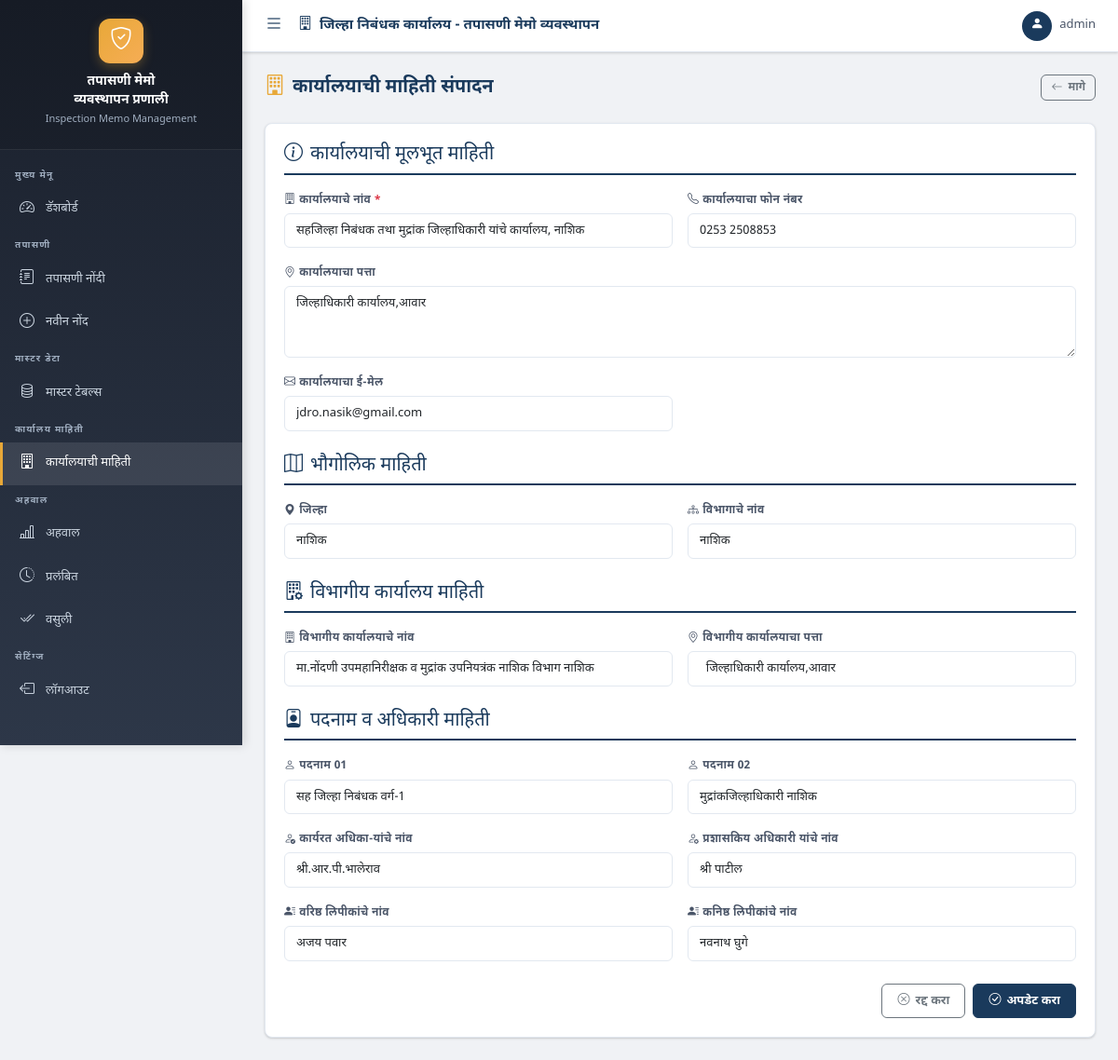
Screenshot of /office-info/create/ (signed in) with the database file from the repository.
### inspection/models.py (models this page shows, shortened)
class OfficeInformation(models.Model):
    office_name = models.CharField(max_length=255, verbose_name="कार्यालयाचे नांव")
    office_address = models.TextField(verbose_name="कार्यालयाचा पत्ता", blank=True, null=True)
    office_email = models.EmailField(verbose_name="कार्यालयाचा ई-मेल", blank=True, null=True)
    office_phone = models.CharField(max_length=20, verbose_name="कार्यालयाचा फोन नंबर", blank=True, null=True)
    district = models.CharField(max_length=100, verbose_name="जिल्हा", blank=True, null=True)
    division_name = models.CharField(max_length=255, verbose_name="विभागाचे नांव", blank=True, null=True)
    divisional_office_name = models.CharField(max_length=255, verbose_name="विभागीय कार्यालयाचे नांव", blank=True, null=True)
    divisional_office_address = models.TextField(verbose_name="विभागीय कार्यालयाचा पत्ता", blank=True, null=True)
    designation_01 = models.CharField(max_length=255, verbose_name="पदनाम 01", blank=True, null=True)
    designation_02 = models.CharField(max_length=255, verbose_name="पदनाम 02", blank=True, null=True)
    working_officer_name = models.CharField(max_length=255, verbose_name="कार्यरत अधिका-यांचे नांव", blank=True, null=True)
    administrative_officer_name = models.CharField(max_length=255, verbose_name="प्रशासकिय अधिकारी यांचे नांव", blank=True, null=True)
    senior_clerk_name = models.CharField(max_length=255, verbose_name="वरिष्ठ लिपीकांचे नांव", blank=True, null=True)
    junior_clerk_name = models.CharField(max_length=255, verbose_name="कनिष्ठ लिपीकांचे नांव", blank=True, null=True)
    is_active = models.BooleanField(default=True, verbose_name="सक्रिय")
    created_at = models.DateTimeField(auto_now_add=True)
    updated_at = models.DateTimeField(auto_now=True)
    class Meta:
        verbose_name = "कार्यालयाची माहिती"
        verbose_name_plural = "कार्यालयाची माहिती"
        ordering = ['-created_at']

### inspection/views.py (the view, shortened to what this page needs)
# urls.py: path('office-info/create/', views.office_info_create, name='office_info_create'),
@login_required
def office_info_create(request):
    office = OfficeInformation.objects.first()
    context = {'office': office}
    return render(request, 'inspection/office_info_form.html', context)

### templates/inspection/office_info_form.html (shortened to what this page needs)
{% extends 'base.html' %}
{% block content %}
<div class="page-header">
    <h2><i class="bi bi-building"></i> {% if office %}कार्यालयाची माहिती संपादन{% else %}नवीन कार्यालयाची माहिती{% endif %}</h2>
    <div class="d-flex gap-2">
        <a href="{% url 'office_info_list' %}" class="btn btn-outline-secondary btn-sm">
            <i class="bi bi-arrow-left"></i> मागे
        </a>
    </div>
</div>
<div class="card">
    <div class="card-body">
        <form method="post">
            <div class="mb-4">
                <h5 class="mb-3" style="color: var(--primary); border-bottom: 2px solid var(--primary); padding-bottom: 8px;">
                    <i class="bi bi-info-circle me-2"></i>कार्यालयाची मूलभूत माहिती
                </h5>
                <div class="row g-3">
                    <div class="col-md-6">
                        <label class="form-label">
                            <i class="bi bi-building me-1"></i>कार्यालयाचे नांव <span class="text-danger">*</span>
                        </label>
                        <input type="text" name="office_name" class="form-control" required
                               value="{% if office %}{{ office.office_name }}{% endif %}"
                               placeholder="कार्यालयाचे नांव प्रविष्ट करा">
                    </div>
                    <div class="col-md-6">
                        <label class="form-label">
                            <i class="bi bi-telephone me-1"></i>कार्यालयाचा फोन नंबर
                        </label>
                        <input type="text" name="office_phone" class="form-control"
                               value="{% if office %}{{ office.office_phone }}{% endif %}"
                               placeholder="फोन नंबर प्रविष्ट करा">
                    </div>
                    <div class="col-md-12">
                        <label class="form-label">
                            <i class="bi bi-geo-alt me-1"></i>कार्यालयाचा पत्ता
                        </label>
                        <textarea name="office_address" class="form-control" rows="3"
                                  placeholder="कार्यालयाचा पत्ता प्रविष्ट करा">{% if office %}{{ office.office_address }}{% endif %}</textarea>
                    </div>
                    <div class="col-md-6">
                        <label class="form-label">
                            <i class="bi bi-envelope me-1"></i>कार्यालयाचा ई-मेल
                        </label>
                        <input type="email" name="office_email" class="form-control"
                               value="{% if office %}{{ office.office_email }}{% endif %}"
                               placeholder="ई-मेल प्रविष्ट करा">
                    </div>
                </div>
            </div>
            <div class="mb-4">
                <h5 class="mb-3" style="color: var(--primary); border-bottom: 2px solid var(--primary); padding-bottom: 8px;">
                    <i class="bi bi-map me-2"></i>भौगोलिक माहिती
                </h5>
                <div class="row g-3">
                    <div class="col-md-6">
                        <label class="form-label">
                            <i class="bi bi-geo-alt-fill me-1"></i>जिल्हा
                        </label>
                        <input type="text" name="district" class="form-control"
                               value="{% if office %}{{ office.district }}{% endif %}"
                               placeholder="जिल्हा प्रविष्ट करा">
                    </div>
                    <div class="col-md-6">
                        <label class="form-label">
                            <i class="bi bi-diagram-3 me-1"></i>विभागाचे नांव
                        </label>
                        <input type="text" name="division_name" class="form-control"
                               value="{% if office %}{{ office.division_name }}{% endif %}"
                               placeholder="विभागाचे नांव प्रविष्ट करा">
                    </div>
                </div>
            </div>
            <div class="mb-4">
                <h5 class="mb-3" style="color: var(--primary); border-bottom: 2px solid var(--primary); padding-bottom: 8px;">
                    <i class="bi bi-building-gear me-2"></i>विभागीय कार्यालय माहिती
                </h5>
                <div class="row g-3">
                    <div class="col-md-6">
                        <label class="form-label">
                            <i class="bi bi-building me-1"></i>विभागीय कार्यालयाचे नांव
                        </label>
                        <input type="text" name="divisional_office_name" class="form-control"
                               value="{% if office %}{{ office.divisional_office_name }}{% endif %}"
                               placeholder="विभागीय कार्यालयाचे नांव प्रविष्ट करा">
                    </div>
                    <div class="col-md-6">
                        <label class="form-label">
                            <i class="bi bi-geo-alt me-1"></i>विभागीय कार्यालयाचा पत्ता
                        </label>
                        <input type="text" name="divisional_office_address" class="form-control"
                               value="{% if office %}{{ office.divisional_office_address }}{% endif %}"
                               placeholder="विभागीय कार्यालयाचा पत्ता प्रविष्ट करा">
                    </div>
                </div>
            </div>
            <div class="mb-4">
                <h5 class="mb-3" style="color: var(--primary); border-bottom: 2px solid var(--primary); padding-bottom: 8px;">
                    <i class="bi bi-person-badge me-2"></i>पदनाम व अधिकारी माहिती
                </h5>
                <div class="row g-3">
                    <div class="col-md-6">
                        <label class="form-label">
                            <i class="bi bi-person me-1"></i>पदनाम 01
                        </label>
                        <input type="text" name="designation_01" class="form-control"
                               value="{% if office %}{{ office.designation_01 }}{% endif %}"
                               placeholder="पदनाम 01 प्रविष्ट करा">
                    </div>
                    <div class="col-md-6">
                        <label class="form-label">
                            <i class="bi bi-person me-1"></i>पदनाम 02
                        </label>
                        <input type="text" name="designation_02" class="form-control"
                               value="{% if office %}{{ office.designation_02 }}{% endif %}"
                               placeholder="पदनाम 02 प्रविष्ट करा">
                    </div>
                    <div class="col-md-6">
                        <label class="form-label">
                            <i class="bi bi-person-check me-1"></i>कार्यरत अधिका-यांचे नांव
                        </label>
                        <input type="text" name="working_officer_name" class="form-control"
                               value="{% if office %}{{ office.working_officer_name }}{% endif %}"
                               placeholder="कार्यरत अधिका-यांचे नांव प्रविष्ट करा">
                    </div>
                    <div class="col-md-6">
                        <label class="form-label">
                            <i class="bi bi-person-gear me-1"></i>प्रशासकिय अधिकारी यांचे नांव
                        </label>
                        <input type="text" name="administrative_officer_name" class="form-control"
                               value="{% if office %}{{ office.administrative_officer_name }}{% endif %}"
                               placeholder="प्रशासकिय अधिकारी यांचे नांव प्रविष्ट करा">
                    </div>
                    <div class="col-md-6">
                        <label class="form-label">
                            <i class="bi bi-person-lines-fill me-1"></i>वरिष्ठ लिपीकांचे नांव
                        </label>
                        <input type="text" name="senior_clerk_name" class="form-control"
                               value="{% if office %}{{ office.senior_clerk_name }}{% endif %}"
                               placeholder="वरिष्ठ लिपीकांचे नांव प्रविष्ट करा">
                    </div>
                    <div class="col-md-6">
                        <label class="form-label">
                            <i class="bi bi-person-lines-fill me-1"></i>कनिष्ठ लिपीकांचे नांव
                        </label>
                        <input type="text" name="junior_clerk_name" class="form-control"
                               value="{% if office %}{{ office.junior_clerk_name }}{% endif %}"
                               placeholder="कनिष्ठ लिपीकांचे नांव प्रविष्ट करा">
                    </div>
                </div>
            </div>
            <div class="d-flex gap-2 justify-content-end">
                <a href="{% url 'office_info_list' %}" class="btn btn-outline-secondary">
                    <i class="bi bi-x-circle"></i> रद्द करा
                </a>
                <button type="submit" class="btn btn-primary">
                    <i class="bi bi-check-circle"></i> {% if office %}अपडेट करा{% else %}जोडा{% endif %}
                </button>
            </div>
        </form>
    </div>
</div>
{% endblock %}

### templates/base.html (shortened to what this page needs)
{% load static %}
<!DOCTYPE html>
<html lang="mr">
<head>
    <link href="https://cdn.jsdelivr.net/npm/bootstrap@5.3.3/dist/css/bootstrap.min.css" rel="stylesheet">
    <link href="https://cdn.jsdelivr.net/npm/bootstrap-icons@1.11.3/font/bootstrap-icons.min.css" rel="stylesheet">
    <link href="{% static 'css/style.css' %}" rel="stylesheet">
</head>
<body>
    <aside class="sidebar" id="sidebar">
        <div class="sidebar-header">
            <div class="logo-icon">
                <i class="bi bi-shield-check"></i>
            </div>
            <h5>तपासणी मेमो<br>व्यवस्थापन प्रणाली</h5>
            <small>Inspection Memo Management</small>
        </div>
        <nav class="sidebar-nav">
            <div class="nav-section">मुख्य मेनू</div>
            <a href="{% url 'dashboard' %}"
                class="nav-link {% if request.resolver_match.url_name == 'dashboard' %}active{% endif %}">
                <i class="bi bi-speedometer2"></i> डॅशबोर्ड
            </a>
            <div class="nav-section">तपासणी</div>
            <a href="{% url 'inspection_list' %}"
                class="nav-link {% if 'inspection' in request.resolver_match.url_name and 'master' not in request.path %}active{% endif %}">
                <i class="bi bi-journal-text"></i> तपासणी नोंदी
            </a>
            <a href="{% url 'inspection_create' %}" class="nav-link">
                <i class="bi bi-plus-circle"></i> नवीन नोंद
            </a>
            <div class="nav-section">मास्टर डेटा</div>
            <a href="{% url 'master_dashboard' %}" class="nav-link {% if 'master' in request.path %}active{% endif %}">
                <i class="bi bi-database"></i> मास्टर टेबल्स
            </a>
            <div class="nav-section">कार्यालय माहिती</div>
            <a href="{% url 'office_info_list' %}" class="nav-link {% if 'office-info' in request.path %}active{% endif %}">
                <i class="bi bi-building"></i> कार्यालयाची माहिती
            </a>
            <div class="nav-section">अहवाल</div>
            <a href="{% url 'reports_dashboard' %}" class="nav-link {% if 'report' in request.path %}active{% endif %}">
                <i class="bi bi-bar-chart-line"></i> अहवाल
            </a>
            <a href="{% url 'report_pending' %}" class="nav-link">
                <i class="bi bi-clock-history"></i> प्रलंबित
            </a>
            <a href="{% url 'report_recovered' %}" class="nav-link">
                <i class="bi bi-check2-all"></i> वसुली
            </a>
            <div class="nav-section">सेटिंग्ज</div>
            <a href="{% url 'logout' %}" class="nav-link">
                <i class="bi bi-box-arrow-left"></i> लॉगआउट
            </a>
        </nav>
    </aside>
    <div class="main-content">
        <header class="top-navbar">
            <div class="d-flex align-items-center gap-3">
                <button class="sidebar-toggle" id="sidebarToggle">
                    <i class="bi bi-list"></i>
                </button>
                <span class="navbar-title">
                    <i class="bi bi-building me-1"></i>
                    जिल्हा निबंधक कार्यालय - तपासणी मेमो व्यवस्थापन
                </span>
            </div>
            <div class="navbar-right">
                <div class="user-info">
                    <div class="user-avatar">
                        <i class="bi bi-person-fill"></i>
                    </div>
                    <span>{{ request.user.username }}</span>
                </div>
            </div>
        </header>
        <main class="content-body">
            {% block content %}{% endblock %}
        </main>
    </div>
</body>
</html>

### rows the page displays
OfficeInformation: office_name "सहजिल्हा निबंधक तथा मुद्रांक जिल्हाधिकारी यांचे कार्यालय, नाशिक", office_phone "0253 2508853", office_address "जिल्हाधिकारी कार्यालय,आवार", office_email "jdro.nasik@gmail.com", district "नाशिक", division_name "नाशिक", divisional_office_name "मा.नोंदणी उपमहानिरीक्षक व मुद्रांक उपनियत्रंक नाशिक विभाग नाशिक", divisional_office_address "जिल्हाधिकारी कार्यालय,आवार", designation_01 "सह जिल्हा निबंधक वर्ग-1", designation_02 "मुद्रांकजिल्हाधिकारी नाशिक", working_officer_name "श्री.आर.पी.भालेराव", administrative_officer_name "श्री पाटील", senior_clerk_name "अजय पवार", junior_clerk_name "नवनाथ घुगे"

### other values shown
{{ request.user.username }} "admin"
